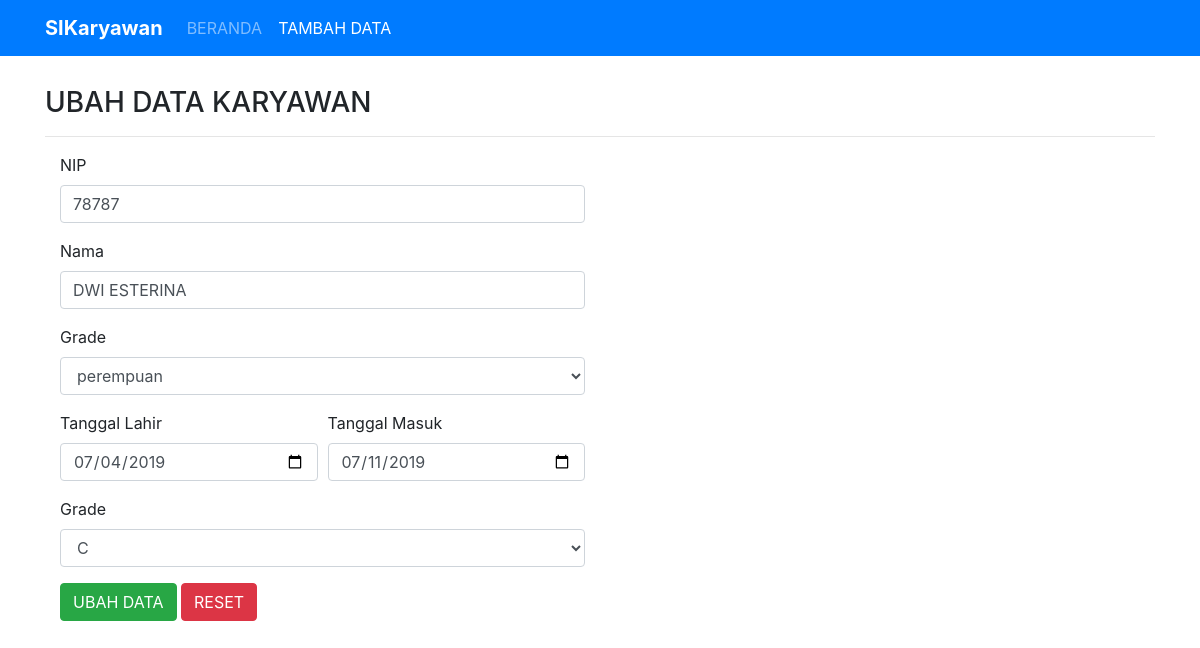
/ubah.php?id=78787, run on the app's committed database.
### tables this page shows
CREATE TABLE `tbl_karyawan` (
  `nip` int(20) NOT NULL,
  `nama` varchar(60) NOT NULL,
  `gender` varchar(20) NOT NULL,
  `tgl_lahir` date NOT NULL,
  `tgl_masuk` date NOT NULL,
  `grade` varchar(2) NOT NULL
);

### function.php (called while the page is built, shortened)
<?php
$conn=mysqli_connect("localhost","root","","si_karyawan");
function show($query){
     global $conn;
     $result=mysqli_query($conn,$query);
     $rows=[];
     while ($row=mysqli_fetch_assoc($result)){
          $rows[]=$row;
     }
     return $rows;
}
?>

### ubah.php (the view, shortened to what this page needs)
<?php
    require 'function.php';
    $id=$_GET["id"];
    $kry=show("SELECT * FROM tbl_karyawan WHERE nip=$id")[0];
    ?>
<!DOCTYPE html>
<html>
<head>
     <link rel='stylesheet' type='text/css' media='screen' href='css/css/bootstrap.css'>
</head>
<body>
     <nav class="navbar navbar-expand-lg navbar-dark bg-primary">
          <div class="container">
               <a class="navbar-brand" href="#"><b>SIKaryawan</b></a>
               <div class="collapse navbar-collapse" id="navbarNavAltMarkup">
                    <div class="navbar-nav">
                    <a class="nav-item nav-link" href="index.php">BERANDA </a>
                    <a class="nav-item nav-link active" href="tambah.php">TAMBAH DATA</a>
                    </div>
               </div>
          </div>
     </nav>
     <div class="container" style="margin-top: 30px;">
          <H3>UBAH DATA KARYAWAN</H3><hr>
          <div class="col col-lg-6">
          <form action="" method="POST">
          <div class="form-group">
               <label for="inputAddress">NIP</label>
               <input type="text" class="form-control" required="" name="nip" id="inputAddress" placeholder="NIP" value="<?= $kry['nip'];?>">
               </div>
               <div class="form-group">
               <label for="inputAddress">Nama</label>
               <input type="text" class="form-control"  required="" name="nama" id="inputAddress" placeholder="Nama Karyawan" value="<?= $kry['nama'];?>">
               </div>
               <div class="form-group">
               <label for="exampleFormControlSelect1">Grade</label>
               <select class="form-control" required="" name="gender" id="exampleFormControlSelect1" placeholder="Grade">
                    <option><?= $kry['gender'];?></option>
               </select>
               </div>
               <div class="form-row">
               <div class="form-group col-md-6">
                    <label for="inputEmail4">Tanggal Lahir</label>
                    <input type="date" class="form-control"  required="" name="tgl_lahir" id="inputEmail4" placeholder="Tanggal Lahir" value="<?= $kry['tgl_lahir'];?>">
               </div>
               <div class="form-group col-md-6">
                    <label for="inputPassword4">Tanggal Masuk</label>
                    <input type="date" class="form-control"  required="" name="tgl_masuk" id="inputPassword4" placeholder="" value="<?= $kry['tgl_masuk'];?>">
               </div>
               </div>
               <div class="form-group">
               <label for="exampleFormControlSelect1">Grade</label>
               <select class="form-control" required="" name="grade" id="exampleFormControlSelect1" placeholder="Grade">
                    <option><?=$kry['grade'];?></option>
               </select>
               </div>
               <button type="submit" name="ubah" class="btn btn-success">UBAH DATA</button>
               <button type="RESET" class="btn btn-danger">RESET</button>
               </form>
               </div><br><br>
</body>
</html>

### data on the page
tbl_karyawan: nip "78787", nama "DWI ESTERINA", gender "perempuan", tgl_lahir "07/04/2019", tgl_masuk "07/11/2019", grade "C"
